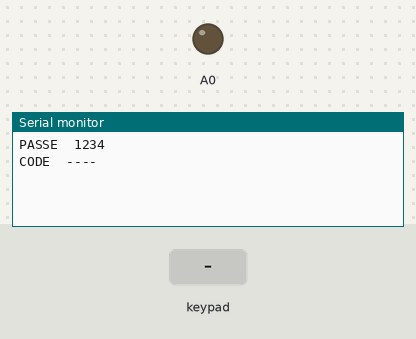
Recording of a sketch running on a simulated Arduino Uno, built for the host (arithmetic inside an expression is 32-bit, double 64-bit). Shown: output pins drawn as LEDs (lit = HIGH), the last lines printed to the serial monitor. Wiring (inferred from the signals the program sends): 4×4 keypad with keys 1 2 3 A 4 5 6 B 7 8 9 C * 0 # D (labels assumed): rows pin 6, pin 7, pin 8, pin 9; columns pin 2, pin 3, pin 4, pin 5. Inputs (shaded band) come from the test bench.

Above: at 1.2 s.
1.3 s: key '1' pressed
At 1.7 s:
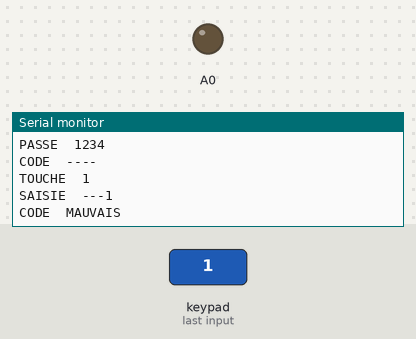
2.8 s: keypad keys 1 2 3 4 # pressed 0.4 s apart
At 5.2 s:
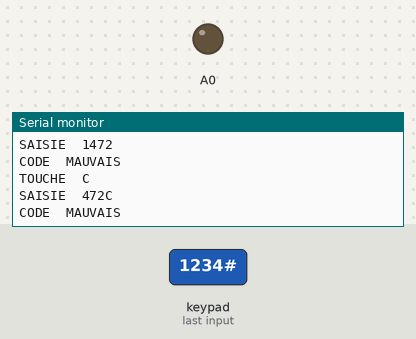
6.3 s: key 'A' pressed
At 6.7 s:
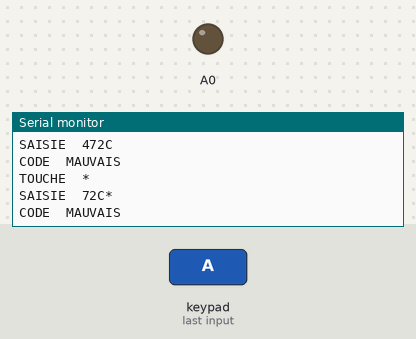
7.8 s: keypad keys 1 2 3 4 pressed 0.4 s apart
At 9.9 s:
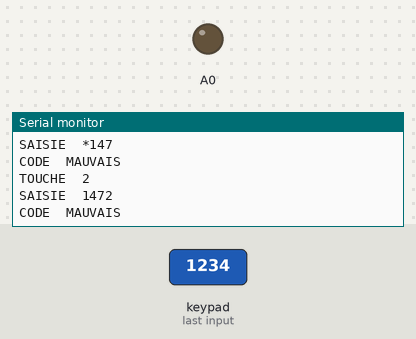
10.9 s: key '0' pressed
At 11.5 s:
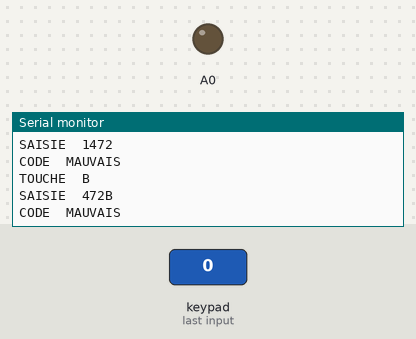
12.4 s: keypad keys 1 2 3 4 * pressed 0.4 s apart
At 15.0 s:
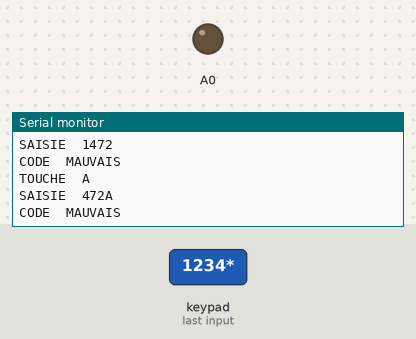
Timing chart, 0 to 16.5 s (numbered marks = the images above; inputs shaded):
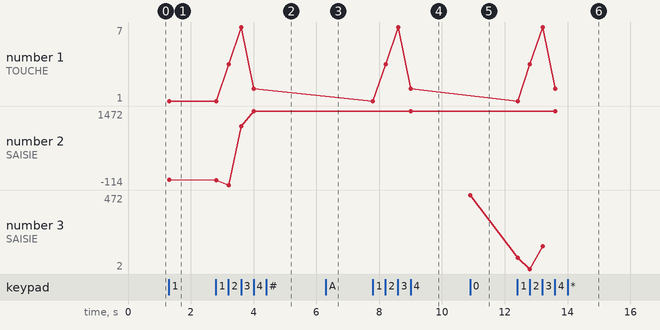

The sketch:

EDU_TestMotDePasse.ino
```cpp
//========== EXEMPLE DE PROGRAMME
//
//  Enregistre et teste la validité d'un mot de passe
//  Aide-mémoire : https://docs.google.com/document/d/1gM7IOO7I0LjB7bM7shGV29H8wXxdH8QqjNqLDHpkzEg/pub
//  Souder David pour http://www.duinoedu.com
//  06/2014
#include <Keypad.h> // http://duinoedu.com/dl/lib/dupont/EDU_Keypad_Dupont.zip
Keypad keypad;
void setup(){
  Serial.begin(9600);
  keypad.brancher(2,9);
  keypad.ecrireMotDePasse("1234");
  pinMode(A0,OUTPUT);
}


void loop(){
  if(keypad.testerMotDePasseOk()==true){
    digitalWrite(A0,HIGH);
  }
  else {
    digitalWrite(A0,LOW);
  }
}
```

Measured:
- after the input at 1.3 s, the serial monitor: prints a new line at once (image 1)
- after the input at 2.8 s, the serial monitor: prints a new line at once (image 2)
- after the input at 6.3 s, the serial monitor: prints a new line at once (image 3)
- after the input at 7.8 s, the serial monitor: prints a new line at once (image 4)
- after the input at 10.9 s, the serial monitor: prints a new line at once (image 5)
- after the input at 12.4 s, the serial monitor: prints a new line at once (image 6)
- plotted number 1: 1 → 2 after the input at 2.8 s
- plotted number 2: -1 → 1472 after the input at 2.8 s
